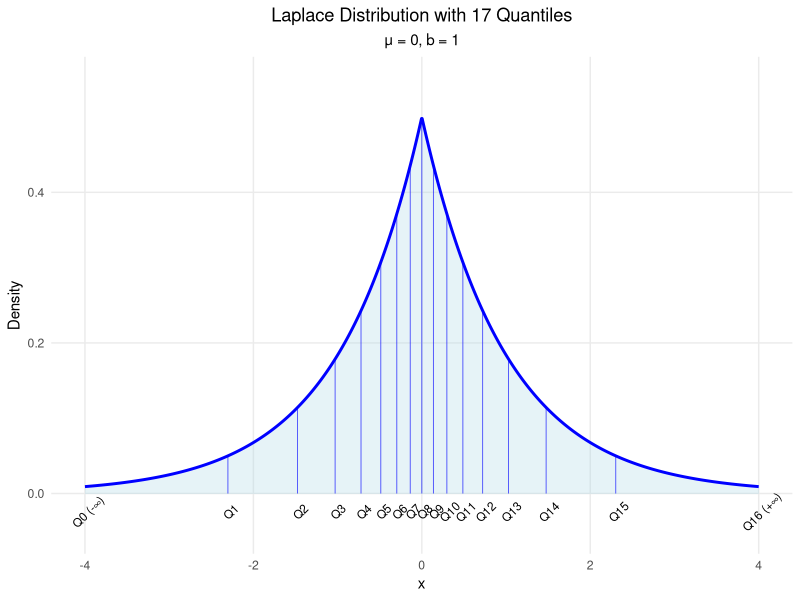

Recreate this plot in R.
library(ggplot2)
library(dplyr)

# Create Laplace distribution function
dlaplace <- function(x, mu = 0, b = 1) {
  1/(2*b) * exp(-abs(x - mu)/b)
}

# Generate data points
x <- seq(-4, 4, length.out = 1000)
y <- dlaplace(x)
df <- data.frame(x = x, y = y)

# Calculate quantiles using the Laplace quantile function
plaplace <- function(p, mu = 0, b = 1) {
  mu - b * sign(p - 0.5) * log(1 - 2 * abs(p - 0.5))
}

# Calculate quantiles
probs <- seq(0.05, 0.95, length.out = 15)
quantiles <- c(-20, sapply(probs, plaplace), 20)

# Create data frame for the clipped vertical lines
line_data <- data.frame()
for(q in quantiles[2:(length(quantiles)-1)]) {  # Skip the ±20 points
  y_at_q <- dlaplace(q)
  line_data <- rbind(line_data, 
                     data.frame(x = q, 
                                y_start = 0, 
                                y_end = y_at_q))
}

# Create data for filled intervals
interval_data <- data.frame()
for(i in 1:(length(quantiles)-1)) {
  x_seq <- seq(max(-4, quantiles[i]), 
               min(4, quantiles[i+1]), 
               length.out = 100)
  interval_data <- rbind(interval_data,
                         data.frame(
                           x = x_seq,
                           y = dlaplace(x_seq),
                           group = i
                         ))
}

# Create the plot
ggplot() +
  # Add filled intervals
  geom_ribbon(data = interval_data,
              aes(x = x, ymin = 0, ymax = y, group = group),
              fill = "lightblue",
              alpha = 0.3) +
  # Add the distribution curve
  geom_line(data = df, aes(x = x, y = y),
            color = "blue", size = 1) +
  # Add thin solid blue vertical lines for quantiles
  geom_segment(data = line_data,
               aes(x = x, xend = x, 
                   y = y_start, yend = y_end),
               color = "blue",
               linetype = "solid",
               size = 0.3,
               alpha = 0.7) +
  # Add quantile labels
  geom_text(data = data.frame(
    x = quantiles[2:(length(quantiles)-1)],  # Skip the ±20 points
    y = rep(-0.02, 15),
    label = paste0("Q", 1:15)
  ),
  aes(x = x, y = y, label = label),
  angle = 45,
  vjust = 1,
  size = 3) +
  # Add infinity labels
  geom_text(data = data.frame(
    x = c(-4, 4),
    y = rep(-0.02, 2),
    label = c("Q0 (-∞)", "Q16 (+∞)")
  ),
  aes(x = x, y = y, label = label),
  angle = 45,
  vjust = 1,
  size = 3) +
  # Customize the theme and labels
  theme_minimal() +
  labs(
    title = "Laplace Distribution with 17 Quantiles",
    subtitle = "μ = 0, b = 1",
    x = "x",
    y = "Density"
  ) +
  # Set the axis limits
  scale_x_continuous(limits = c(-4, 4)) +
  ylim(-0.05, 0.55) +
  # Add theme customizations
  theme(
    plot.title = element_text(hjust = 0.5),
    plot.subtitle = element_text(hjust = 0.5),
    panel.grid.minor = element_blank()
  )
